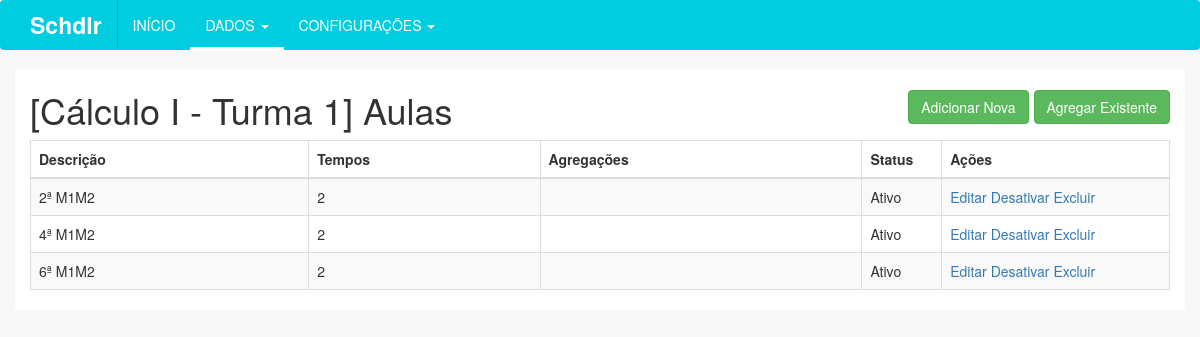
Page /turma/21/aula on the committed database.
### tables this page shows
CREATE TABLE `turma` (
  `idTurma` int(11) NOT NULL,
  `descricao` varchar(45) DEFAULT NULL,
  `capacidade` int(11) NOT NULL,
  `ativo` tinyint(1) NOT NULL DEFAULT '1',
  `excluido` tinyint(1) NOT NULL DEFAULT '0',
  `Disciplina_idDisciplina` int(11) NOT NULL,
  `CursoPreferencial_idCurso` int(11) NOT NULL
);

CREATE TABLE `disciplina` (
  `idDisciplina` int(11) NOT NULL,
  `nome` varchar(45) NOT NULL,
  `codigo` varchar(45) NOT NULL,
  `descricao` varchar(45) DEFAULT NULL,
  `carga_horaria` varchar(45) NOT NULL,
  `ativo` tinyint(1) NOT NULL DEFAULT '1',
  `excluido` tinyint(1) NOT NULL DEFAULT '0',
  `Departamento_idDepartamento` int(11) NOT NULL
);

CREATE TABLE `aula` (
  `idAula` int(11) NOT NULL,
  `descricao` varchar(45) DEFAULT NULL,
  `comentarios` varchar(45) DEFAULT NULL,
  `ativo` tinyint(1) NOT NULL DEFAULT '1',
  `excluido` tinyint(1) NOT NULL DEFAULT '0',
  `Turma_idTurma` int(11) NOT NULL,
  `Agregacao_idAgregacao` int(11) NOT NULL
);

CREATE TABLE `agregacao` (
  `idAgregacao` int(11) NOT NULL,
  `tempos` int(11) NOT NULL,
  `excluido` tinyint(1) NOT NULL DEFAULT '0',
  `Sala_idSala` int(11) DEFAULT NULL,
  `Professor_idProfessor` int(11) DEFAULT NULL
);

### index.php (called while the page is built, shortened)
<?php
	require_once("controles/Manipulador.php");
	Manipulador::Instancia()->Conteudo();
?>

### modelos/DaoTurma.php (called while the page is built, shortened)
<?php
	require_once("Conexao.php");
	class DaoTurma{
		public static $instancia;
		public static function Instancia(){
			if (!isset(self::$instancia))
				self::$instancia = new DaoTurma();
			return self::$instancia;
		}
		public function CarregarPorId($id){
			try{
				$sql = "SELECT turma.idTurma, turma.CursoPreferencial_idCurso, turma.descricao, turma.Disciplina_idDisciplina, turma.capacidade, turma.ativo, turma.excluido, disciplina.nome as disciplina FROM turma
							INNER JOIN disciplina ON turma.Disciplina_idDisciplina = disciplina.idDisciplina
								WHERE turma.idTurma = :id";
				$p_sql = Conexao::Instancia()->prepare($sql);
				$p_sql->bindValue(":id", $id);
				$p_sql->execute();
				$ar = $p_sql->fetchAll();
				if(sizeof($ar) >= 1)
					return $ar[0];
				else
					return false;
			}
			catch(Exception $e){
				echo "Exception >>> ".$e;
			}
		}
	}
?>

### modelos/Conexao.php (called while the page is built, shortened)
<?php
class Conexao{
	public static $instancia;
	public static function Instancia() {
		if (!isset(self::$instancia)) {
			self::$instancia = new PDO('mysql:host=localhost;dbname=tcc', 'root', '', array(PDO::MYSQL_ATTR_INIT_COMMAND => "SET NAMES utf8"));
			self::$instancia->setAttribute(PDO::ATTR_ERRMODE, PDO::ERRMODE_EXCEPTION);
			self::$instancia->setAttribute(PDO::ATTR_ORACLE_NULLS, PDO::NULL_EMPTY_STRING);
		}
		return self::$instancia;
	}
}
?>

### modelos/DaoAula.php (called while the page is built, shortened)
<?php
	require_once("Conexao.php");
	class DaoAula{
		public static $instancia;
		public static function Instancia(){
			if (!isset(self::$instancia))
				self::$instancia = new DaoAula();
			return self::$instancia;
		}
		public function ListarPorTurma($idTurma){
			try{
				$sql = "SELECT A.idAula, A.descricao, A.comentarios, A.Turma_idTurma as idTurma, A.ativo, A.excluido, A.Agregacao_idAgregacao as idAgregacao, agregacao.tempos ,
							(
							    SELECT GROUP_CONCAT(DISTINCT CONCAT('- ', disciplina.codigo, ' ', disciplina.nome, ' | ', turma.descricao, ' | ', aula.descricao) SEPARATOR '<br>')
							 	FROM agregacao
							 	INNER JOIN aula ON aula.Agregacao_idAgregacao = agregacao.idAgregacao
							    INNER JOIN turma ON aula.Turma_idTurma = turma.idTurma
							    INNER JOIN disciplina ON turma.Disciplina_idDisciplina = disciplina.idDisciplina
							 	WHERE aula.excluido = 0 AND agregacao.idAgregacao = A.Agregacao_idAgregacao AND aula.idAula != A.idAula
							    GROUP BY agregacao.idAgregacao
							    ORDER BY aula.descricao
							) as agregacoes
							FROM aula as A
								INNER JOIN agregacao ON A.Agregacao_idAgregacao = agregacao.idAgregacao
									WHERE A.excluido = 0 and Turma_idTurma = :idTurma";
				$p_sql = Conexao::Instancia()->prepare($sql);
				$p_sql->bindValue(":idTurma", $idTurma);
				$p_sql->execute();
				return $p_sql->fetchAll();
			}
			catch(Exception $e){
				echo "Exception >>> ".$e;
			}
		}
	}
?>

### visoes/aula/index.php (the view, shortened to what this page needs)
<?php
	$idTurma = $_GET['acao'];
	require_once("modelos/DaoAula.php");
	require_once("modelos/DaoTurma.php");
	$dados = DaoAula::Instancia()->ListarPorTurma($idTurma);
	$turma = DaoTurma::Instancia()->CarregarPorId($idTurma);
?>
<div class="row">
	<div class="col-md-8">
		<h1>[<?php echo $turma["disciplina"]." - ".$turma["descricao"]; ?>] Aulas</h1>
	</div>
	<div class="col-md-4">
		<a href="<?php echo Manipulador::Instancia()->getDir(); ?>turma/<?php echo $idTurma; ?>/aula/agregar"><button type="button" class="btn btn-success pull-right add-button">Agregar Existente</button></a>
		<a href="<?php echo Manipulador::Instancia()->getDir(); ?>turma/<?php echo $idTurma; ?>/aula/adicionar"><button type="button" class="btn btn-success pull-right add-button" style="margin-right:5px;">Adicionar Nova</button></a>
	</div>
</div>
<div class="row">
	<div class="col-md-12">
		<?php if(sizeof($dados) > 0){ ?>
			<div class="table-responsive">
				<table class="table table-striped table-bordered">
				    <thead>
				    	<tr>
				    		<th>Descrição</th>
				    		<th>Tempos</th>
				    		<th>Agregações</th>
				    		<th width="7%">Status</th>
				    		<th width="20%">Ações</th>
				    	</tr>
				    </thead>
				    <tbody>
				    	<?php foreach($dados as $key=>$value){ ?>
							<tr>
								<td><?php echo $value["descricao"]; ?></td>
								<td><?php echo $value["tempos"]; ?></td>
								<td><?php echo $value["agregacoes"]; ?></td>
					    		<td><?php echo ($value["ativo"]?"Ativo":"Inativo"); ?></td>
					    		<td><a href="<?php echo Manipulador::Instancia()->getDir()."turma/".$idTurma."/aula/editar/".$value["idAula"]; ?>">Editar</a> <a href="<?php echo Manipulador::getDir(); ?>controles/aula.php?acao=<?php echo ($value["ativo"]?"desativar":"ativar"); ?>&id=<?php echo $value["idAula"]; ?>&idTurma=<?php echo $idTurma; ?>"><?php echo ($value["ativo"]?"Desativar":"Ativar"); ?></a> <a href="#" onclick="abrirModal('#modal-<?php echo $value["idAula"]; ?>')">Excluir</a></td>
					    	</tr>
				    	<?php } ?>
				    </tbody>
				</table>
		</div>
		<?php } else { ?>
			<p>Não há dados a serem exibidos</p>
		<?php } ?>
	</div>
</div>

### css/custom.css (style rules this page uses)
html, body { background-color: #F8F8F8; }
button.add-button { margin-top: 20px; }

### rows in the picture
turma: Disciplina_idDisciplina.nome "Cálculo I", descricao "Turma 1"
aula: descricao "2ª M1M2", Agregacao_idAgregacao.tempos "2", ativo "Ativo"
aula: descricao "4ª M1M2", Agregacao_idAgregacao.tempos "2", ativo "Ativo"
aula: descricao "6ª M1M2", Agregacao_idAgregacao.tempos "2", ativo "Ativo"
